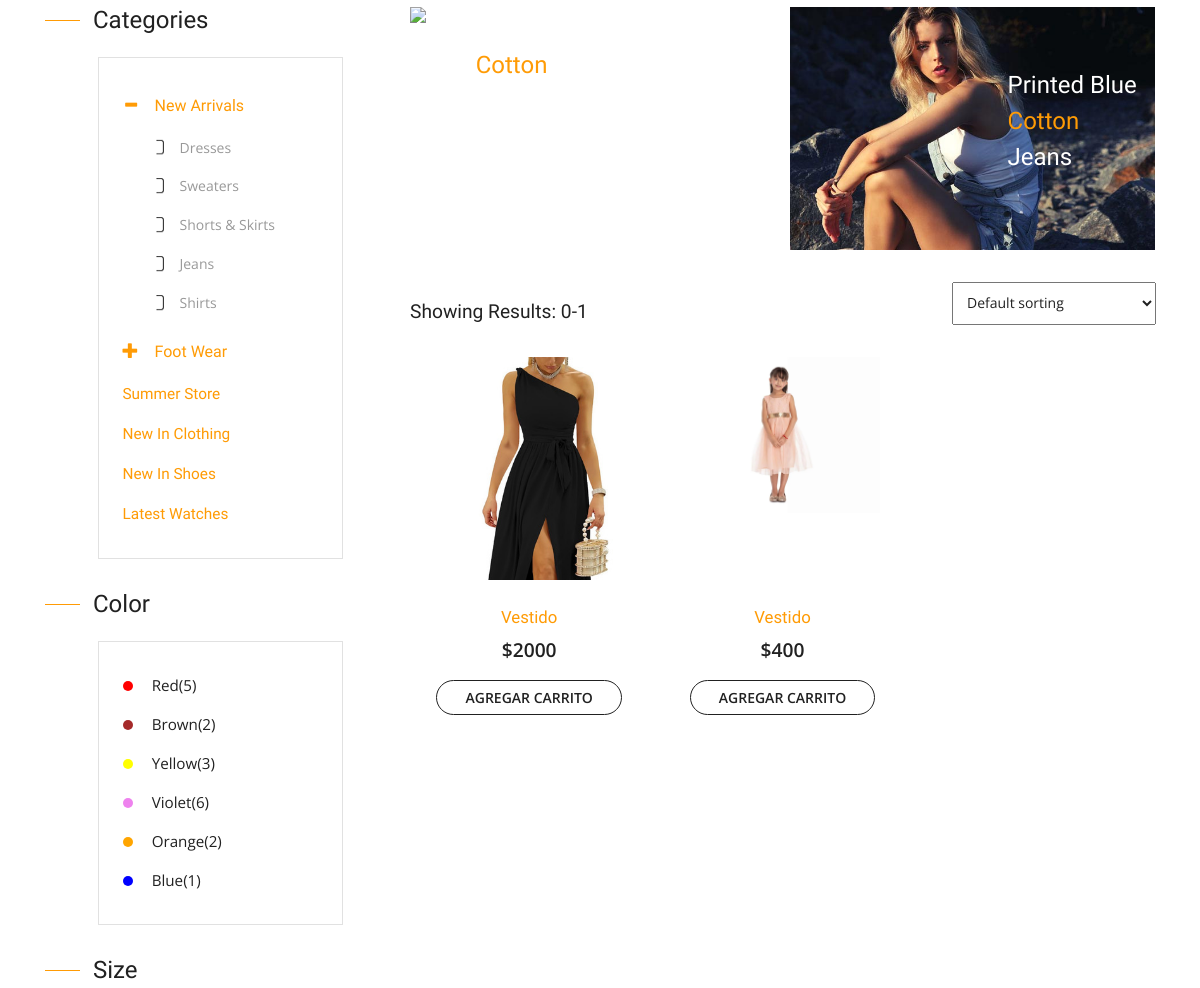
Before: /dresses.php (middle part) with the older database file.
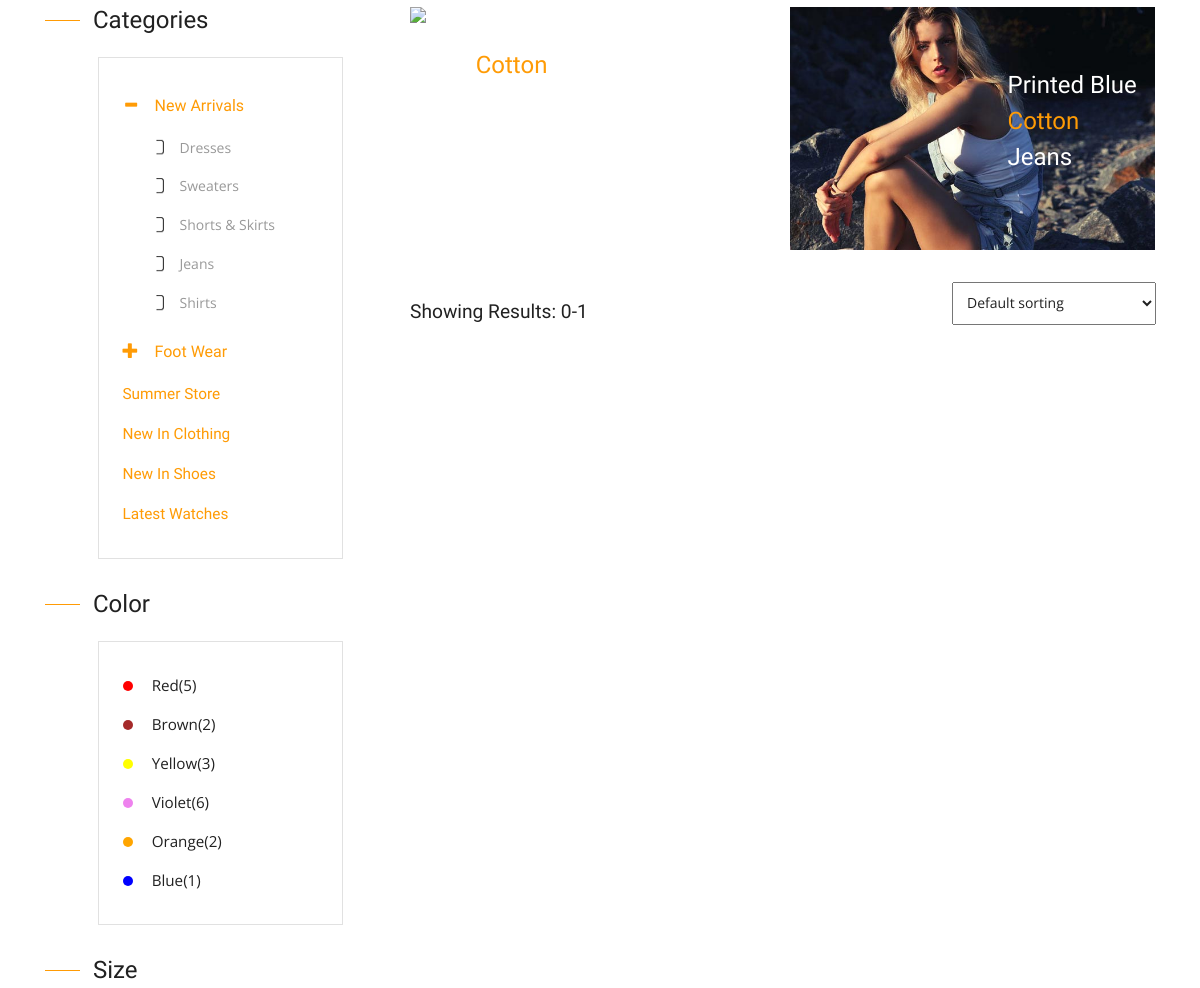
After: the same page with the newer database file.
### tables this page shows
CREATE TABLE `producto` (
  `ID_Producto` int(11) NOT NULL,
  `ID_CategoriaProducto` int(11) NOT NULL COMMENT 'ID Categoría de producto',
  `ID_TipoProducto` int(11) NOT NULL COMMENT 'ID Tipo de producto',
  `ID_Talla` int(11) NOT NULL COMMENT 'ID Talla',
  `ID_Marca` int(11) NOT NULL COMMENT 'ID Marca',
  `Nombre` varchar(255) NOT NULL COMMENT 'Nombre producto',
  `Stock` varchar(255) NOT NULL COMMENT 'Stock',
  `Precio` varchar(255) NOT NULL COMMENT 'Precio',
  `Descripcion` varchar(255) NOT NULL COMMENT 'Descripción',
  `Imagen` varchar(255) NOT NULL COMMENT 'Imagen'
);

CREATE TABLE `tipo_de_producto` (
  `ID_TipoProducto` int(11) NOT NULL,
  `TipoProducto` varchar(255) NOT NULL COMMENT 'Nombre',
  `Descripcion` varchar(255) NOT NULL COMMENT 'Descripción'
);

### dresses.php (the view, shortened to what this page needs)
<?php
include 'header.php';
?>
<body>
	<div class="dresses">
		<div class="container">
			<div class="w3ls_dresses_grids">
				<div class="col-md-4 w3ls_dresses_grid_left">
					<div class="w3ls_dresses_grid_left_grid">
						<h3>Categories</h3>
						<div class="w3ls_dresses_grid_left_grid_sub">
							<div class="panel-group" id="accordion" role="tablist" aria-multiselectable="true">
								<div class="panel panel-default">
									<div class="panel-heading" role="tab" id="headingOne">
										<h4 class="panel-title asd">
											<a class="pa_italic" role="button" data-toggle="collapse" data-parent="#accordion" href="#collapseOne" aria-expanded="true" aria-controls="collapseOne">
												<span class="glyphicon glyphicon-plus" aria-hidden="true"></span><i class="glyphicon glyphicon-minus" aria-hidden="true"></i>New Arrivals
											</a>
										</h4>
									</div>
									<div id="collapseOne" class="panel-collapse collapse in" role="tabpanel" aria-labelledby="headingOne">
										<div class="panel-body panel_text">
											<ul>
												<li><a href="dresses.html">Dresses</a></li>
												<li><a href="sweaters.html">Sweaters</a></li>
												<li><a href="skirts.html">Shorts & Skirts</a></li>
												<li><a href="jeans.html">Jeans</a></li>
												<li><a href="shirts.html">Shirts</a></li>
											</ul>
										</div>
									</div>
								</div>
								<div class="panel panel-default">
									<div class="panel-heading" role="tab" id="headingTwo">
										<h4 class="panel-title asd">
											<a class="pa_italic collapsed" role="button" data-toggle="collapse" data-parent="#accordion" href="#collapseTwo" aria-expanded="false" aria-controls="collapseTwo">
												<span class="glyphicon glyphicon-plus" aria-hidden="true"></span><i class="glyphicon glyphicon-minus" aria-hidden="true"></i>Foot Wear
											</a>
										</h4>
									</div>
								</div>
							</div>
							<ul class="panel_bottom">
								<li><a href="products.html">Summer Store</a></li>
								<li><a href="dresses.html">New In Clothing</a></li>
								<li><a href="sandals.html">New In Shoes</a></li>
								<li><a href="products.html">Latest Watches</a></li>
							</ul>
						</div>
					</div>
					<div class="w3ls_dresses_grid_left_grid">
						<h3>Color</h3>
						<div class="w3ls_dresses_grid_left_grid_sub">
							<div class="ecommerce_color">
								<ul>
									<li><a href="#"><i></i> Red(5)</a></li>
									<li><a href="#"><i></i> Brown(2)</a></li>
									<li><a href="#"><i></i> Yellow(3)</a></li>
									<li><a href="#"><i></i> Violet(6)</a></li>
									<li><a href="#"><i></i> Orange(2)</a></li>
									<li><a href="#"><i></i> Blue(1)</a></li>
								</ul>
							</div>
						</div>
					</div>
					<div class="w3ls_dresses_grid_left_grid">
						<h3>Size</h3>
					</div>
				</div>
				<div class="col-md-8 w3ls_dresses_grid_right">
					<div class="col-md-6 w3ls_dresses_grid_right_left">
						<div class="w3ls_dresses_grid_right_grid1">
							<img src="images/48.jpg" alt=" " class="img-responsive" />
							<div class="w3ls_dresses_grid_right_grid1_pos">
								<h3>Printed <span>Cotton</span> Top</h3>
							</div>
						</div>
					</div>
					<div class="col-md-6 w3ls_dresses_grid_right_left">
						<div class="w3ls_dresses_grid_right_grid1">
							<img src="images/49.jpg" alt=" " class="img-responsive" />
							<div class="w3ls_dresses_grid_right_grid1_pos1">
								<h3>Printed Blue <span>Cotton</span> Jeans</h3>
							</div>
						</div>
					</div>
					<div class="w3ls_dresses_grid_right_grid2">
						<div class="w3ls_dresses_grid_right_grid2_left">
							<h3>Showing Results: 0-1</h3>
						</div>
						<div class="w3ls_dresses_grid_right_grid2_right">
							<select name="select_item" class="select_item">
								<option selected="selected">Default sorting</option>
							</select>
						</div>
						<div class="clearfix"> </div>
					</div>
					<?php
                                $resultados = mysqli_query($conexion, "SELECT * FROM producto WHERE ID_TipoProducto = 4");
                                while ($print = mysqli_fetch_array($resultados)) {
                                    $producto = $print['ID_TipoProducto'];
                                    $imagen = $print['Imagen'];
                                    $precio = $print['Precio'];
                                    $ID_Producto = $print['ID_Producto'];
                                    $Nombre = $print['Nombre'];
                                    $Descripcion = $print['Descripcion'];
                                    $resultados3 = mysqli_query($conexion, "SELECT * FROM tipo_de_producto WHERE ID_TipoProducto = $producto");
                                    while ($print = mysqli_fetch_array($resultados3)) {
                                        $tipoproducto = $print['TipoProducto'];
                                    }
                                    echo "
                                    <div class='col-md-4 agile_ecommerce_tab_left'>
                                    <div class='hs-wrapper'>
                                        <img src='img/" . $imagen . "'  class='img-responsive' />
                                        <img src='img/" . $imagen . "'  class='img-responsive' />
                                        <img src='img/" . $imagen . "'  class='img-responsive' />
                                        <img src='img/" . $imagen . "'  class='img-responsive' />
                                        <img src='img/" . $imagen . "'  class='img-responsive' />
                                        <img src='img/" . $imagen . "'  class='img-responsive' />
                                        <img src='img/" . $imagen . "'  class='img-responsive' />
                                        <img src='img/" . $imagen . "'  class='img-responsive' />
                                                    <a href='#' data-toggle='modal' data-target='#myModal" . $ID_Producto . "'><span class='glyphicon glyphicon-eye-open' aria-hidden='true'></span></a>
                                    </div>
                                    <h5><a href='single.php'>" . $tipoproducto . "</a></h5>
                                    <div class='simpleCart_shelfItem'>
                                        <p><i class='item_price'>$" . $precio . "</i></p>
                                        <p><a class='item_add' href='#'>Agregar carrito</a></p>
                                    </div>
                                    </div>
                                    <div class='modal video-modal fade' id='myModal" . $ID_Producto . "' tabindex='-1' role='dialog' aria-labelledby='myModal'>
                                        <img src='img/" . $imagen . "' alt=' ' class='img-responsive' />
                                        <h4>" . $Nombre . "</h4>
                                        <p>" . $Descripcion . "</p>
                                            <p><i class='item_price'>$" . $precio . "</i></p>
                </div>
                                ";
                                }
                                ?>
				</div>
				<div class="clearfix"> </div>
			</div>
		</div>
	</div>
</body>
</html>

### header.php (shortened to what this page needs)
<!DOCTYPE html>
<html>
<head>
    <link href="css/bootstrap.css" rel="stylesheet" type="text/css" media="all" />
    <link href="css/style.css" rel="stylesheet" type="text/css" media="all" />
    <link href="style/fontawesome-free/css/all.css" rel="stylesheet" type="text/css" media="all" />
    <link href="css/fasthover.css" rel="stylesheet" type="text/css" media="all" />
    <link rel="stylesheet" href="css/jquery.countdown.css" />
</head>

### css/fasthover.css (style rules this page uses)
.hs-wrapper { width: 196px; height: 223px; position: relative; margin: 0 auto; overflow: hidden; }
.hs-wrapper img { top: 0px; left: 0px; position: absolute; -webkit-animation: showMe 3s linear infinite 0s forwards; -moz-animation: showMe 3s linear infinite 0s forwards; -o-animation: showMe 3s linear infinite 0s forwards; -ms-animation: showMe 3s linear infinite 0s forwards; animation: showMe 3s linear infinite 0s forwards; -webkit-animation-play-state: paused; -moz-animation-play-state: paused; -o-animation-play-state: paused; -ms-animation-play-state: paused; animation-play-state: paused; }
.hs-wrapper img:nth-child(1) { z-index: 9; }

Changed rows visible on the page:
removed producto: Imagen (picture), ID_TipoProducto.TipoProducto "Vestido", Precio "2000"
removed producto: Imagen (picture), ID_TipoProducto.TipoProducto "Vestido", Precio "400"
